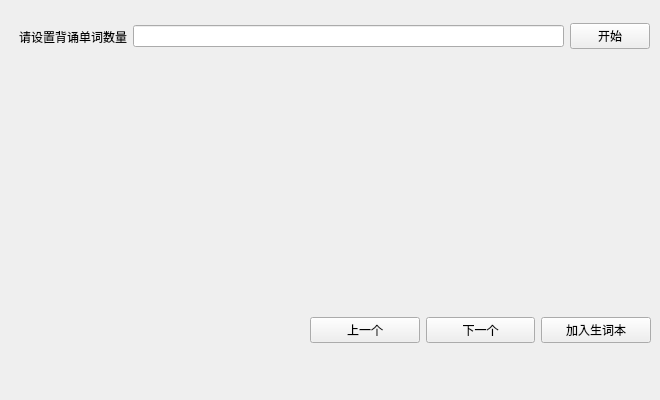
        <widget class="QWidget" name="tab_4">
         <attribute name="title">
          <string>背诵</string>
         </attribute>
         <widget class="QWidget" name="horizontalLayoutWidget">
          <property name="geometry">
           <rect>
            <x>19</x>
            <y>20</y>
            <width>631</width>
            <height>33</height>
           </rect>
          </property>
          <layout class="QHBoxLayout" name="horizontalLayout_5">
           <item>
            <widget class="QLabel" name="label_13">
             <property name="text">
              <string>请设置背诵单词数量</string>
             </property>
            </widget>
           </item>
           <item>
            <widget class="QLineEdit" name="wordNumLabel"/>
           </item>
           <item>
            <widget class="QPushButton" name="startButton">
             <property name="text">
              <string>开始</string>
             </property>
            </widget>
           </item>
          </layout>
         </widget>
         <widget class="QWidget" name="horizontalLayoutWidget_3">
          <property name="geometry">
           <rect>
            <x>20</x>
            <y>70</y>
            <width>631</width>
            <height>231</height>
           </rect>
          </property>
          <layout class="QHBoxLayout" name="horizontalLayout_7">
           <item>
            <widget class="QLabel" name="wordLabel">
             <property name="styleSheet">
              <string notr="true">color: rgb(255, 0, 0);
font: 16pt;</string>
             </property>
             <property name="text">
              <string/>
             </property>
            </widget>
           </item>
           <item>
            <widget class="QLabel" name="meaningLabel">
             <property name="styleSheet">
              <string notr="true">color: rgb(0, 0, 255);
font: 16pt;</string>
             </property>
             <property name="text">
              <string/>
             </property>
            </widget>
           </item>
           <item>
            <widget class="QLabel" name="exampleLabel">
             <property name="styleSheet">
              <string notr="true">color: rgb(0, 170, 0);
font: 12rgb pt;</string>
             </property>
             <property name="text">
              <string/>
             </property>
            </widget>
           </item>
          </layout>
         </widget>
         <widget class="QWidget" name="horizontalLayoutWidget_4">
          <property name="geometry">
           <rect>
            <x>310</x>
            <y>310</y>
            <width>341</width>
            <height>41</height>
           </rect>
          </property>
          <layout class="QHBoxLayout" name="horizontalLayout_8">
           <item>
            <widget class="QPushButton" name="prevButton">
             <property name="text">
              <string>上一个</string>
             </property>
            </widget>
           </item>
           <item>
            <widget class="QPushButton" name="nextButton">
             <property name="text">
              <string>下一个</string>
             </property>
            </widget>
           </item>
           <item>
            <widget class="QPushButton" name="addToListButton">
             <property name="text">
              <string>加入生词本</string>
             </property>
            </widget>
           </item>
          </layout>
         </widget>
         <widget class="QWidget" name="verticalLayoutWidget">
          <property name="geometry">
           <rect>
            <x>20</x>
            <y>360</y>
            <width>631</width>
            <height>31</height>
           </rect>
          </property>
          <layout class="QVBoxLayout" name="verticalLayout_7">
           <item>
            <widget class="QLabel" name="reciteInfoLabel">
             <property name="layoutDirection">
              <enum>Qt::LeftToRight</enum>
             </property>
             <property name="styleSheet">
              <string notr="true">color: rgb(255, 0, 0);</string>
             </property>
             <property name="text">
              <string/>
             </property>
             <property name="alignment">
              <set>Qt::AlignRight|Qt::AlignTrailing|Qt::AlignVCenter</set>
             </property>
            </widget>
           </item>
          </layout>
         </widget>
        </widget>
